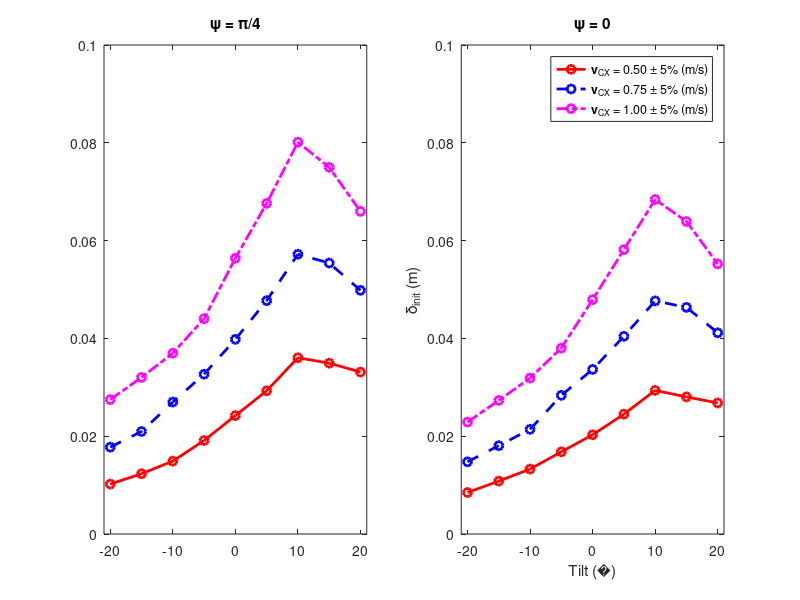

Reproduce this figure in MATLAB.
load('fig_defl_data.mat');
data = fig_defl_data;

figure('Position',[390 260 920 480]);
subplot(1,2,1);
head = pi/4;

Vc = 0.5;
plot(data(data(:,1) + data(:,3) == head + Vc,2),data(data(:,1) + data(:,3) == head + Vc,5),'r-o','LineWidth',2);
hold on;

Vc = 0.75;
plot(data(data(:,1) + data(:,3) == head + Vc,2),data(data(:,1) + data(:,3) == head + Vc,5),'b--o','LineWidth',2);

Vc = 1.0;
plot(data(data(:,1) + data(:,3) == head + Vc,2),data(data(:,1) + data(:,3) == head + Vc,5),'m-.o','LineWidth',2);

xlim([-21 21]);
ylim([0 0.1]);
title('\psi = \pi/4');
% %------------------------------------------------------------------------%


subplot(1,2,2);
head = 0;

Vc = 0.5;
plot(data(data(:,1) + data(:,3) == head + Vc,2),data(data(:,1) + data(:,3) == head + Vc,5),'r-o','LineWidth',2);
hold on;

Vc = 0.75;
plot(data(data(:,1) + data(:,3) == head + Vc,2),data(data(:,1) + data(:,3) == head + Vc,5),'b--o','LineWidth',2);

Vc = 1.0;
plot(data(data(:,1) + data(:,3) == head + Vc,2),data(data(:,1) + data(:,3) == head + Vc,5),'m-.o','LineWidth',2);

xlim([-21 21]);
ylim([0 0.1]);
title('\psi = 0');

legend1 = sprintf('\\bfv\\rm_{CX} = 0.50 \\pm 5%% (m/s)');
legend2 = sprintf('\\bfv\\rm_{CX} = 0.75 \\pm 5%% (m/s)');
legend3 = sprintf('\\bfv\\rm_{CX} = 1.00 \\pm 5%% (m/s)');
legend(legend1,legend2,legend3);

label_tilt =sprintf('Tilt (%c)', char(176));
xlabel(label_tilt);
ylabel('\delta_{init} (m)');


% figure('Position',[680 120 560 850])
% 
% subplot(3,1,1)
% plot_title = sprintf('\\bfv\\rm_{CX} = 0.5 m/s');
% title(plot_title);
% 
% subplot(3,1,2)
% plot_title = sprintf('\\bfv\\rm_{CX} = 0.75 m/s');
% title(plot_title);
% 
% subplot(3,1,3)
% plot_title = sprintf('\\bfv\\rm_{CX} = 1.0 m/s');
% title(plot_title);
% 
% 
% 
% suptitle('\psi = \pi/4');
% 
% %------------------------------------------------------------------------%
% figure('Position',[680+560 120 560 850])
% 
% subplot(3,1,1)
% plot_title = sprintf('\\bfv\\rm_{CX} = 0.5 m/s');
% title(plot_title);
% 
% subplot(3,1,2)
% plot_title = sprintf('\\bfv\\rm_{CX} = 0.75 m/s');
% title(plot_title);
% 
% subplot(3,1,3)
% plot_title = sprintf('\\bfv\\rm_{CX} = 1.0 m/s');
% title(plot_title);
% 
% 
% 
% suptitle('\psi = 0');
